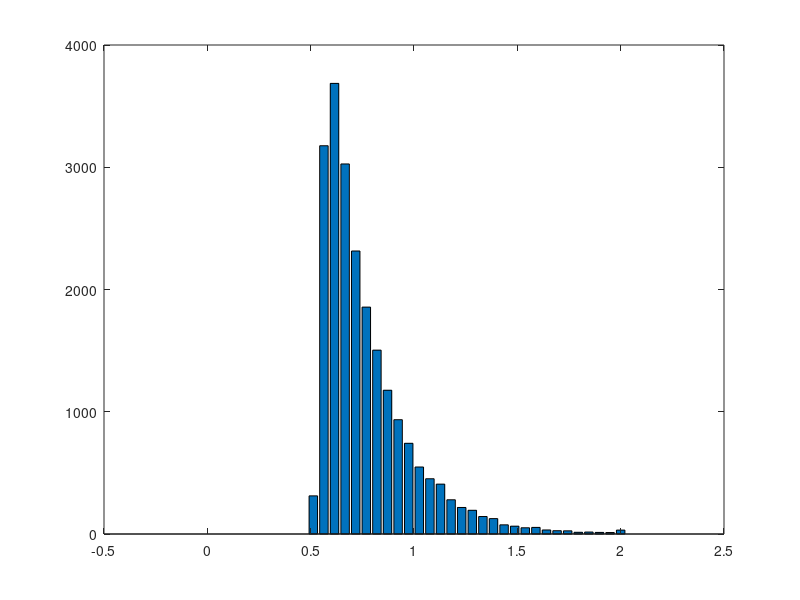

Write the MATLAB code that produced this figure. (Note: this script raises an error after producing the figure.)
clear; close all; clc;

%%
%fix step size
dt = 0.001;
%parameter 
ndt = 0.5; %NON-DECISION TIME
mu = 0.3;  %BY CONVENTION MU MUST BE POSITIVE 
sd = 1;   %THIS IS VARIABILITY WITHIN THE WALK.  KEEP FIXED AT 1. 
nsteps = 2500; %MAX LENGTH OF WALK.  INCREASE TILL WARNING GOES AWAY
ntrials = 500; %NUMBER OF RUNS
criterion = 1; %CORRECT BOUNDARY LOCATION, INCORRECT IS ZERO 
beta = 0.5; % NORMALIZED BIAS
bias = beta*criterion; %ACTUAL BIAS
total_err_pr = 0; % keep running sum of err probability
total_err_rt = 0; % use total_err_pr to normalize this value
%set random number seed 
rng(19680104);

figure
total_errorrt = []; % used for histogram, accumulate all error_trials

% loop over all 100 samples of drift rate (i.e. mu)
for i_ = 1:100
    % OUTPUT VARIABLES
    sample = zeros(1,nsteps+1);   %This is a single random draw from normal distribution
    path = zeros(ntrials,nsteps+1); %This is all the random walks
    rt = zeros(ntrials,1);  %These are the rts across trials 
    correct = zeros(ntrials,1); %This is accuracy data. ZERO IS WRONG, ONE IS RIGHT
    sampled_mu = normrnd(mu,0.2,[1,1]);
    if sampled_mu < 0
        sampled_mu
        "SHIT"
    end
    %LOOP OVER ntrials.  
    for j = 1:ntrials
        goodpath = 0;
        while goodpath == 0
            draw = normrnd(sampled_mu*dt,sd*sqrt(dt),[1,nsteps]);  %DRAW A WALK
            sample(1) = bias; %START AT BIAS
            sample(2:nsteps+1) = draw; 
            walk = cumsum(sample); %SUM THE WALK.   
            crossbnd = find((walk > criterion) |(walk < 0)); %TEST BOTH BOUNDARIES  
            if ~isempty(crossbnd) %TEST IF IT CROSSED ONE OF THE BOUNDARIES AT LEAST
                goodpath = 1; %WALK IS GOOD, SET TO 1 TO EXIT WHILE LOOP
                path(j,:) = walk; %SAVE THE WALK
            else
                display('Bad Walk') %NOTIFY BAD WALK AND DRAW AGAIN LOWER
            end;
        end;
        rt(j) = crossbnd(1);  %RT IS FIRST CROSSING
        if path(j,rt(j)) > criterion  %TEST IF CORRECT
            path(j,rt(j):end) = criterion; %SET THE REST OF WALK TO BOUNDARY
            correct(j) = 1; %INDICATE CORRECT TRIAL
        else %TRIALIS INCORRECT
            path(j,rt(j):end) = 0; %SET THE REST OF WALK TO ZERO. 
        end; 
        %Add Non-decision time
        rt(j) = rt(j) + ndt/dt;	
    end
    % need to weight average incorrect response times by relative probabilities of incorrect
    %convert rt to milliseconds
    rt = rt*dt;
    errorrt = rt(find(correct == 0));
    total_errorrt = [total_errorrt; errorrt];
    % this trial's avg
    avg_err_rt = mean(errorrt);
    err_pr = 1 - mean(correct);
    total_err_rt = total_err_rt + avg_err_rt * err_pr;
    total_err_pr = total_err_pr + err_pr;
end

bins = linspace(0,2,40);
[n1,x] = hist(total_errorrt, bins); 
h = bar(x, n1);

% avg now over all trials
% weighed mean err response time!
avg_err_rt = total_err_rt / total_err_pr
xline(avg_err_rt,'--b');
xlabel('Response Time')
ylabel('Number of Trials')
title('Error Trial RTs')
